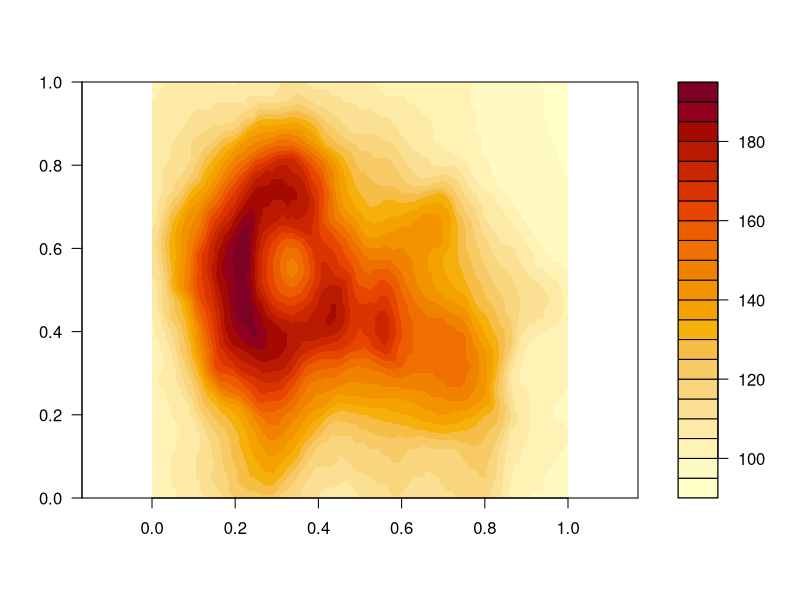
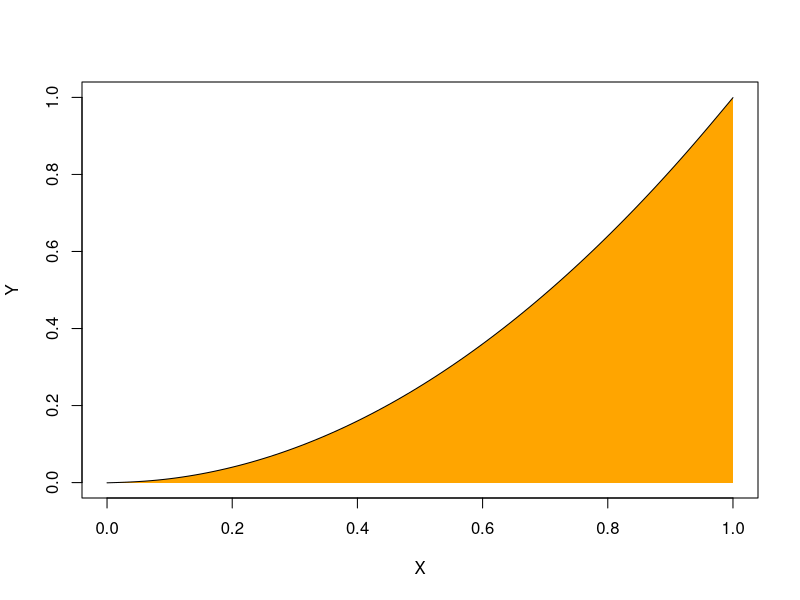
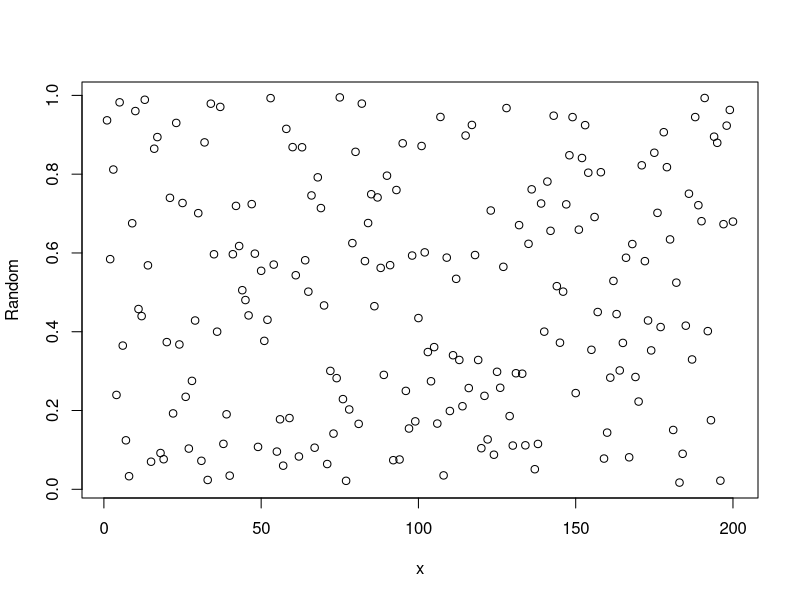
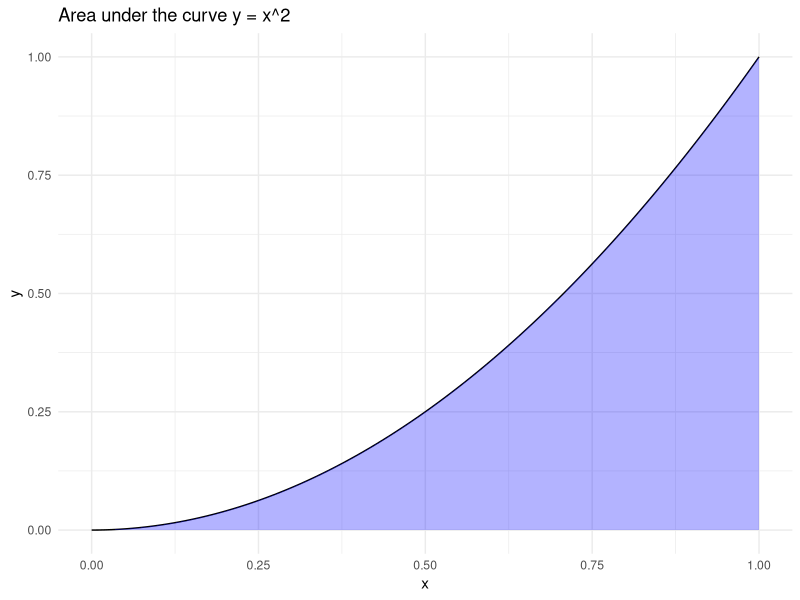
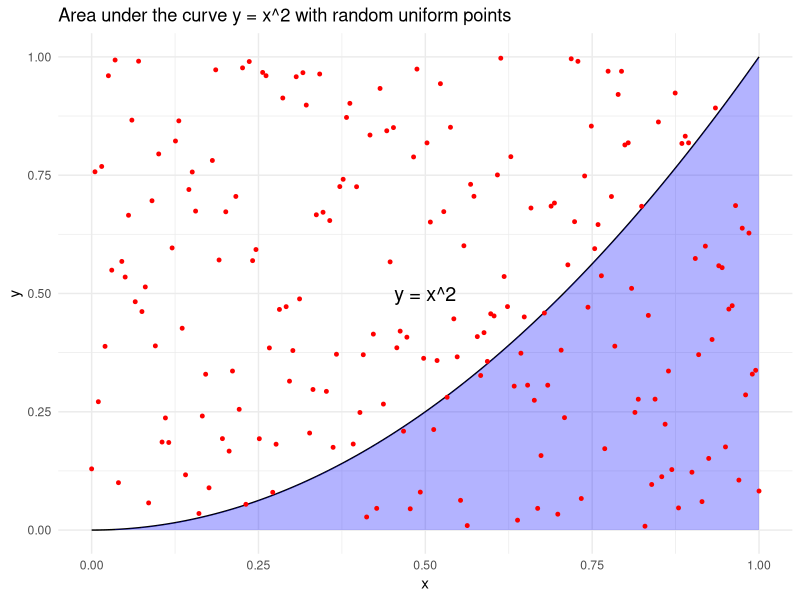

These figures' R source, in order:
f <- function(x) x**2

require("grDevices") # for colours
filled.contour(volcano, asp = 1) # simple



x <- seq(0, 1, 0.01)
y <- x*x
s = smooth.spline(x, y, spar=0.5)
xy <- predict(s, seq(min(x), max(x), by=0.01)) # Some vertices on the curve
m <- length(xy$x)                         
x.poly <- c(xy$x, xy$x[m], xy$x[1])         # Adjoin two x-coordinates
y.poly <- c(xy$y, 0, 0)                     # .. and the corresponding y-coordinates
plot(range(x), c(0, max(y)), type='n', xlab="X", ylab="Y")
polygon(x.poly, y.poly, col="orange", border=NA)          # Show the polygon fill only
lines(s)

f <- runif(200)
plot(f, xlab = "x", ylab = "Random")



# Load the necessary library
library(ggplot2)

# Define the function and the range of x
x <- seq(0, 1, length.out = 100)
y <- x^2

# Create a data frame with x and y
data <- data.frame(x, y)

# Plot using ggplot2 and fill the area under the curve
ggplot(data, aes(x = x, y = y)) +
  geom_line() +
  geom_ribbon(aes(ymin = 0, ymax = y), fill = "blue", alpha = 0.3) +
  labs(title = "Area under the curve y = x^2",
       x = "x",
       y = "y") +
  theme_minimal()


# Load the necessary library
library(ggplot2)

# Define the function and the range of x
x <- seq(0, 1, length.out = 100)
y <- x^2

# Generate random uniform values
f <- runif(200)

# Create a data frame with x and y
data <- data.frame(x, y)

# Create a data frame for the random uniform values
# Since f has 200 values, we'll need to adjust x to match this length
x_f <- seq(0, 1, length.out = 200)
data_f <- data.frame(x = x_f, y = f)

# Plot using ggplot2 and fill the area under the curve
ggplot() +
  # Plot the y = x^2 curve and fill the area
  geom_line(data = data, aes(x = x, y = y)) +
  geom_ribbon(data = data, aes(x = x, ymin = 0, ymax = y), fill = "blue", alpha = 0.3) +
  # Overlay the random uniform points
  geom_point(data = data_f, aes(x = x, y = y), color = "red", size = 1) +
  annotate("text", x = 0.5, y = 0.5, label = "y = x^2", color = "black", size = 5, angle = 0) +
  labs(title = "Area under the curve y = x^2 with random uniform points",
       x = "x",
       y = "y") +
  theme_minimal()


